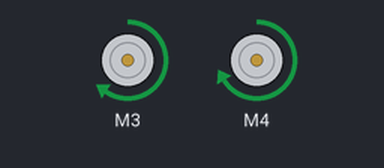
Recording of a sketch running on a simulated Arduino Uno, built with avr-gcc and run on an emulated ATmega328P. On the bench: 2 × DC motor (green arrow = forward, orange = backward, longer = faster).

Above: at 0.1 s.
Timing chart, 0 to 1.6 s (numbered marks = the images above):
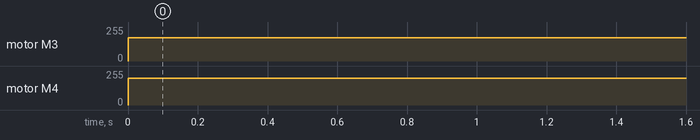

Measured:
- by itself, motor M3: stopped → forward 175/255 at 0.00 s
- by itself, motor M4: stopped → forward 200/255 at 0.00 s

The sketch:

locomotion_demo.ino
```cpp
#include <AFMotor.h>

AF_DCMotor leftMotor(3);
AF_DCMotor rightMotor(4);

void setup() {
  // put your setup code here, to run once:
  leftMotor.setSpeed(175);
  leftMotor.run(RELEASE);
  rightMotor.setSpeed(200);
  rightMotor.run(RELEASE);
}

void loop() {
  // put your main code here, to run repeatedly:
  moveForward();
}


void moveForward() {
  leftMotor.run(FORWARD);
  rightMotor.run(FORWARD);
}

void moveBackward() {
  leftMotor.run(BACKWARD);
  rightMotor.run(BACKWARD);
}

void turnCW() {
  leftMotor.run(FORWARD);
  rightMotor.run(BACKWARD);
}

void turnCCW() {
  leftMotor.run(FORWARD);
  rightMotor.run(BACKWARD);
}

void stopMotors() {
  leftMotor.run(RELEASE);
  rightMotor.run(RELEASE);
}
```
